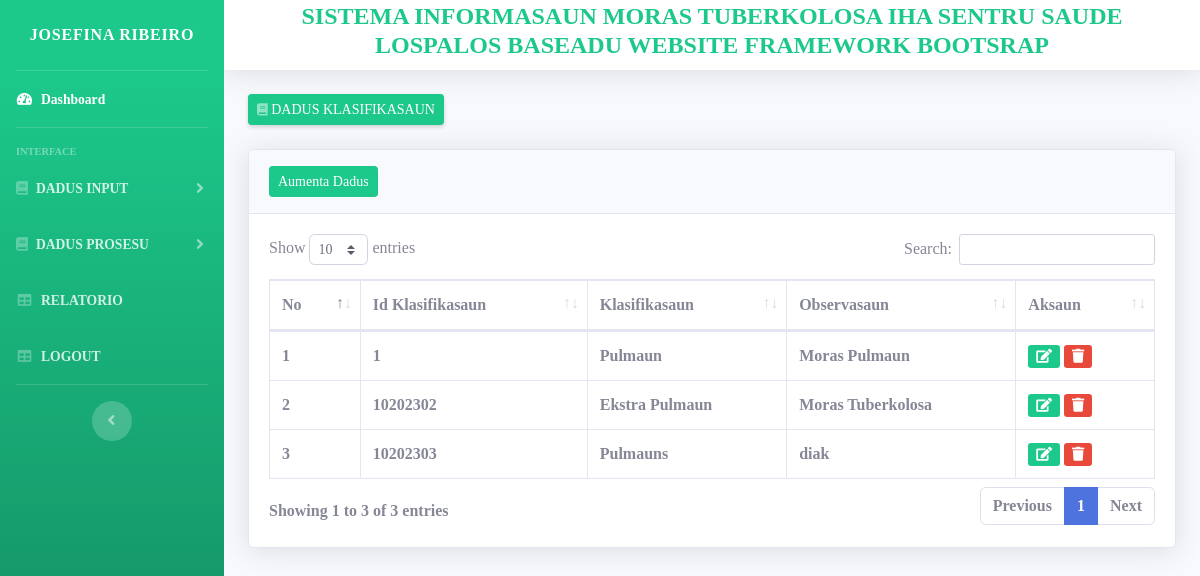
The page /?page=klasifikasaun (signed in) on the database its author committed.
### tables this page shows
CREATE TABLE `tb_klasifikasaun` (
  `id_klasifikasaun` int(11) NOT NULL,
  `nrn_klasifikasaun` char(50) NOT NULL,
  `obs_klasifikasaun` char(250) NOT NULL
);

### config/function.php (called while the page is built, shortened)
<?php
function mq($sql){
	global $conn;
	return $mq = mysqli_query($conn, $sql);
}
function mfa($qName){
	return $mfa = mysqli_fetch_array($qName);
}
?>

### database/master/klasifikasaun/index.php (the view)
<div class="col-md-12">
	<div class="card shadow mb-4">
		<div class="card-header py-3">
			<a href="?page=aumentaKlasifikasaun" class="btn btn-success btn-sm">Aumenta Dadus</a>
		</div>
		<div class="card-body">
			<div class="table-responsive">
				<table class="table table-bordered" id="dataTable" width="100%" cellspacing="0">
					<thead>
						<tr>
							<th>No</th>
							<th>Id Klasifikasaun</th>
							<th>Klasifikasaun</th>
							<th>Observasaun</th>
							<th>Aksaun</th>
						</tr>
					</thead>
					<tbody>
						<?php
						$query = mq("SELECT * FROM tb_klasifikasaun
							");
						$no = 1;
						while ($data = mfa($query)) {
							?>
							<tr>
								<td><?= $no++; ?></td>
								<td><?= $data['id_klasifikasaun'] ?></td>
								<td><?= $data['nrn_klasifikasaun'] ?></td>
								<td><?= $data['obs_klasifikasaun'] ?></td>
								<td>
									<a href="?page=hadiaKlasifikasaun&id=<?= $data['id_klasifikasaun'] ?>" class="bg-success text-white btn-sm"><i class="menu-icon fa fa-edit"></i></a>
									<a href="?page=hamosKlasifikasaun&id=<?= $data['id_klasifikasaun'] ?>" class="bg-danger text-white btn-sm" onclick="return confirm('Tebes atu hamos <?= $data['nrn_klasifikasaun']; ?>');"><i class="menu-icon fa fa-trash"></i></a>
								</td>
							</tr>
						<?php } ?>
					</tbody>
				</table>
			</div>
		</div>
	</div>
</div>

### template/sidebar.php (shortened to what this page needs)
<ul class="navbar-nav bg-gradient-success sidebar sidebar-dark accordion" id="accordionSidebar">
           <a class="sidebar-brand d-flex align-items-center justify-content-center" href="?page=dashboard">
               <div class="sidebar-brand-text "><?= $dataAdmin['nrn_admin'] ?></div>
           </a>
           <hr class="sidebar-divider my-0">
           <li class="nav-item active">
               <a class="nav-link" href="?page=dashboard">
                   <i class="fas fa-fw fa-tachometer-alt"></i>
                   <span>Dashboard</span></a>
           </li>
           <hr class="sidebar-divider">
           <div class="sidebar-heading">
               Interface
           </div>
           <li class="nav-item">
               <a class="nav-link collapsed" href="#" data-toggle="collapse" data-target="#collapseTwo"
                   aria-expanded="true" aria-controls="collapseTwo">
                   <i class="fas fa-book"></i>
                   <span>DADUS INPUT</span>
               </a>
           </li>
           <li class="nav-item">
               <a class="nav-link collapsed" href="#" data-toggle="collapse" data-target="#collapseOne"
                   aria-expanded="true" aria-controls="collapseOne">
                   <i class="fas fa-book"></i>
                   <span>DADUS PROSESU</span>
               </a>
           </li>
           <li class="nav-item">
               <a class="nav-link" href="?page=relatorio">
                   <i class="fas fa-fw fa-table"></i>
                   <span>RELATORIO</span></a>
           </li>
           <li class="nav-item">
               <a class="nav-link" href="logs/logout.php">
                   <i class="fas fa-fw fa-table"></i>
                   <span>LOGOUT</span></a>
           </li>
           <hr class="sidebar-divider d-none d-md-block">
           <div class="text-center d-none d-md-inline">
               <button class="rounded-circle border-0" id="sidebarToggle"></button>
           </div>
       </ul>

### template/header.php (style rules this page uses)
* { font-family: MV Boli; font-weight: bold; }

### rows shown on the page
tb_klasifikasaun: id_klasifikasaun "1", nrn_klasifikasaun "Pulmaun", obs_klasifikasaun "Moras Pulmaun"
tb_klasifikasaun: id_klasifikasaun "10202302", nrn_klasifikasaun "Ekstra Pulmaun", obs_klasifikasaun "Moras Tuberkolosa"
tb_klasifikasaun: id_klasifikasaun "10202303", nrn_klasifikasaun "Pulmauns", obs_klasifikasaun "diak"

### other values the page prints
$dataAdmin['nrn_admin'] "JOSEFINA RIBEIRO"
$title "DADUS KLASIFIKASAUN"
